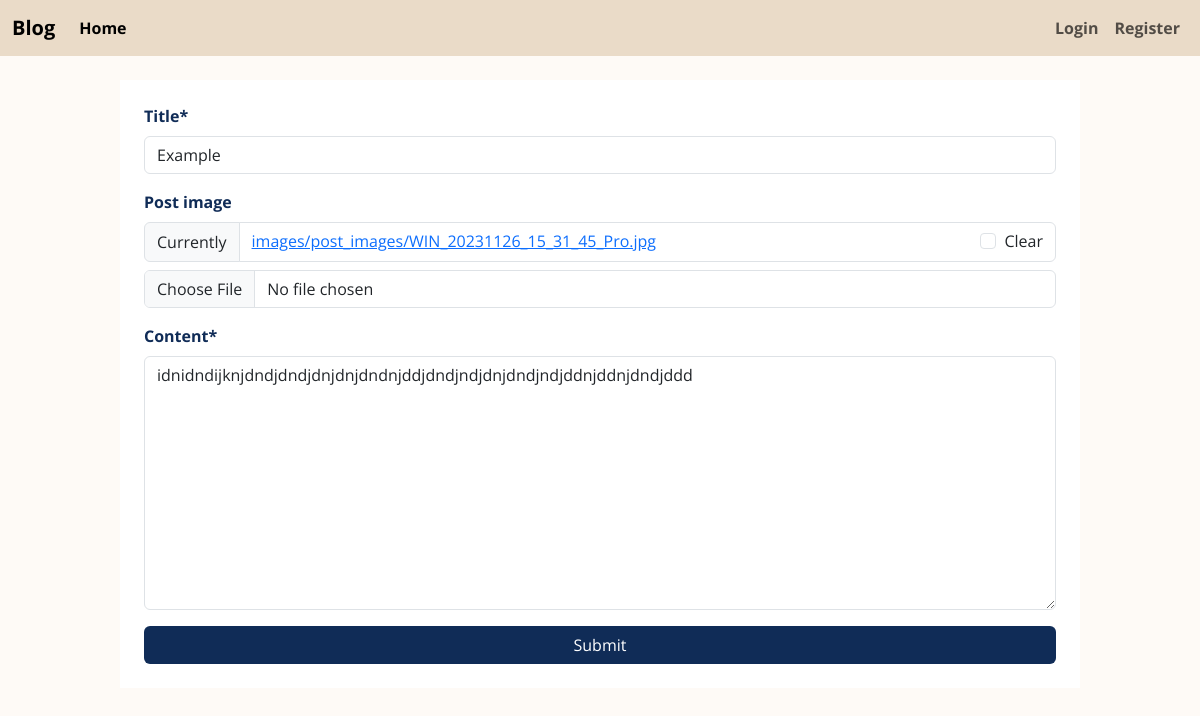
/2/update, run on the app's committed database.
### posts/models.py (models this page shows, shortened)
class Post(models.Model):
    title = models.CharField(max_length=50)
    content = models.TextField()
    partial_content_to_show = models.CharField(max_length=300, blank=True)
    likes = models.IntegerField(default=0)
    dislikes = models.IntegerField(default=0)
    created_at = models.DateTimeField(auto_now_add=True)
    post_image = models.ImageField(upload_to="images/post_images", null=True, blank=True)

### posts/views.py (the view)
# urls.py: path('<int:pk>/update', PostUpdate.as_view(), name='post-update'),
class PostUpdate(UpdateView):
    model = Post
    template_name = 'posts/post_update.html'
    fields = ['title', 'post_image', 'content']
    success_url = reverse_lazy('posts:post-list')

### templates/posts/post_update.html (shortened to what this page needs)
{% extends 'base_template.html' %}
{% load crispy_forms_tags %}
{% block content %}
<form class="create-form" method="post" enctype="multipart/form-data">
    {{ form | crispy }}
    <div class="d-grid gap-2">
        <button class="btn btn-outline" type="submit">Submit</button>
    </div>
</form>
{% endblock%}

### static/css/style.css (style rules this page uses)
body { background-color: #FEFAF6; color: #102C57; font-weight: bold; font-family: "Open Sans", sans-serif; }
.confirm-delete-form, .create-form, .password-form { background-color: white; padding: 2%; max-width: 80%; }
.create-form { margin: 2% auto; }
.btn { background-color: #102C57; color: white; }

### data on the page
Post: title "Example", content "idnidndijknjdndjdndjdnjdnjdndnjddjdndjndjdnjdndjndjddnjddnjdndjddd"
